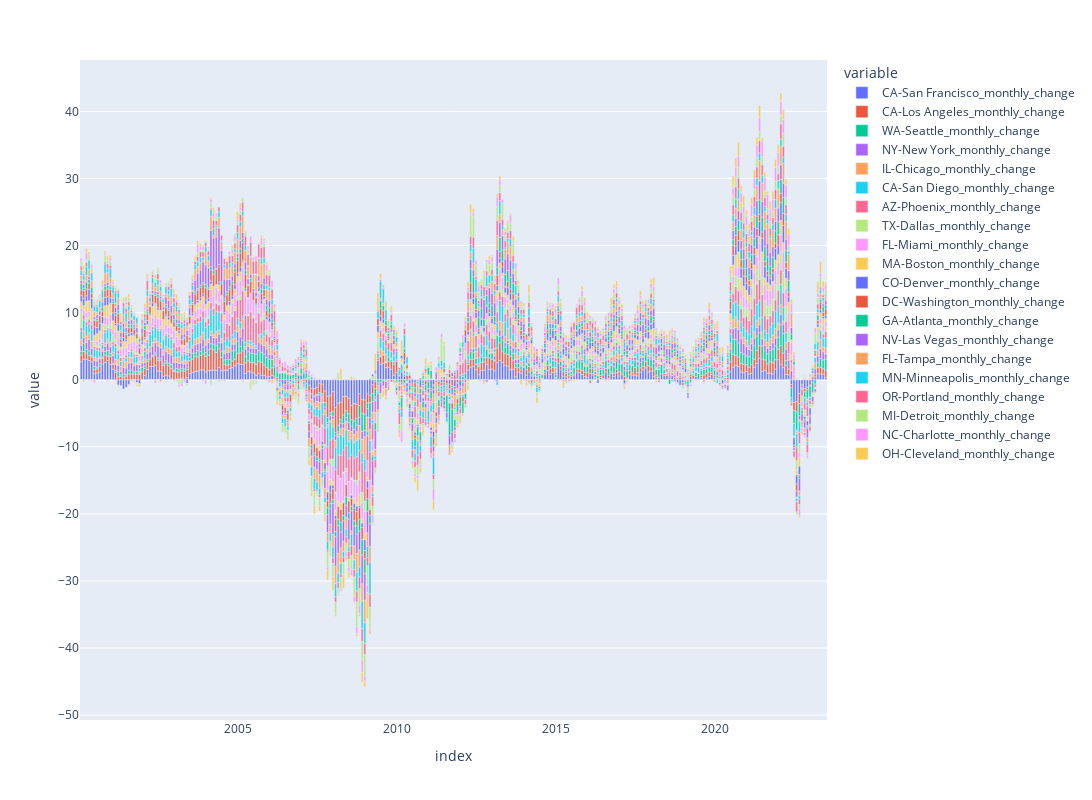

Notebook cell for this chart:
### Code cell
# Plotting an interactive bar chart showing monthly percent changes for all 20 cities included in the Case-Shiller index
fig = px.bar(Case_Shiller_by_state_monthly).update_layout(width=1600, height=800)
fig.show()

### Figure 1 — Plotly figure (JSON) as saved in the notebook; plotly's stock layout.template omitted (floating-point values rounded to 4 significant figures; data arrays with more than 128 entries replaced by an {"elided": "..."} marker saying what was removed)
{"data": [{"alignmentgroup": "True", "hovertemplate": "variable=CA-San Francisco_monthly_change<br>index=%{x}<br>value=%{y}<extra></extra>", "legendgroup": "CA-San Francisco_monthly_change", "marker": {"color": "#636efa", "pattern": {"shape": ""}}, "name": "CA-San Francisco_monthly_change", "offsetgroup": "CA-San Francisco_monthly_change", "orientation": "v", "showlegend": true, "textposition": "auto", "type": "bar", "x": {"elided": "282 str values"}, "xaxis": "x", "y": {"elided": "282 float values"}, "yaxis": "y"}, {"alignmentgroup": "True", "hovertemplate": "variable=CA-Los Angeles_monthly_change<br>index=%{x}<br>value=%{y}<extra></extra>", "legendgroup": "CA-Los Angeles_monthly_change", "marker": {"color": "#EF553B", "pattern": {"shape": ""}}, "name": "CA-Los Angeles_monthly_change", "offsetgroup": "CA-Los Angeles_monthly_change", "orientation": "v", "showlegend": true, "textposition": "auto", "type": "bar", "x": {"elided": "282 str values"}, "xaxis": "x", "y": {"elided": "282 float values"}, "yaxis": "y"}, {"alignmentgroup": "True", "hovertemplate": "variable=WA-Seattle_monthly_change<br>index=%{x}<br>value=%{y}<extra></extra>", "legendgroup": "WA-Seattle_monthly_change", "marker": {"color": "#00cc96", "pattern": {"shape": ""}}, "name": "WA-Seattle_monthly_change", "offsetgroup": "WA-Seattle_monthly_change", "orientation": "v", "showlegend": true, "textposition": "auto", "type": "bar", "x": {"elided": "282 str values"}, "xaxis": "x", "y": {"elided": "282 float values"}, "yaxis": "y"}, {"alignmentgroup": "True", "hovertemplate": "variable=NY-New York_monthly_change<br>index=%{x}<br>value=%{y}<extra></extra>", "legendgroup": "NY-New York_monthly_change", "marker": {"color": "#ab63fa", "pattern": {"shape": ""}}, "name": "NY-New York_monthly_change", "offsetgroup": "NY-New York_monthly_change", "orientation": "v", "showlegend": true, "textposition": "auto", "type": "bar", "x": {"elided": "282 str values"}, "xaxis": "x", "y": {"elided": "282 float values"}, "yaxis": "y"}, {"alignmentgroup": "True", "hovertemplate": "variable=IL-Chicago_monthly_change<br>index=%{x}<br>value=%{y}<extra></extra>", "legendgroup": "IL-Chicago_monthly_change", "marker": {"color": "#FFA15A", "pattern": {"shape": ""}}, "name": "IL-Chicago_monthly_change", "offsetgroup": "IL-Chicago_monthly_change", "orientation": "v", "showlegend": true, "textposition": "auto", "type": "bar", "x": {"elided": "282 str values"}, "xaxis": "x", "y": {"elided": "282 float values"}, "yaxis": "y"}, {"alignmentgroup": "True", "hovertemplate": "variable=CA-San Diego_monthly_change<br>index=%{x}<br>value=%{y}<extra></extra>", "legendgroup": "CA-San Diego_monthly_change", "marker": {"color": "#19d3f3", "pattern": {"shape": ""}}, "name": "CA-San Diego_monthly_change", "offsetgroup": "CA-San Diego_monthly_change", "orientation": "v", "showlegend": true, "textposition": "auto", "type": "bar", "x": {"elided": "282 str values"}, "xaxis": "x", "y": {"elided": "282 float values"}, "yaxis": "y"}, {"alignmentgroup": "True", "hovertemplate": "variable=AZ-Phoenix_monthly_change<br>index=%{x}<br>value=%{y}<extra></extra>", "legendgroup": "AZ-Phoenix_monthly_change", "marker": {"color": "#FF6692", "pattern": {"shape": ""}}, "name": "AZ-Phoenix_monthly_change", "offsetgroup": "AZ-Phoenix_monthly_change", "orientation": "v", "showlegend": true, "textposition": "auto", "type": "bar", "x": {"elided": "282 str values"}, "xaxis": "x", "y": {"elided": "282 float values"}, "yaxis": "y"}, {"alignmentgroup": "True", "hovertemplate": "variable=TX-Dallas_monthly_change<br>index=%{x}<br>value=%{y}<extra></extra>", "legendgroup": "TX-Dallas_monthly_change", "marker": {"color": "#B6E880", "pattern": {"shape": ""}}, "name": "TX-Dallas_monthly_change", "offsetgroup": "TX-Dallas_monthly_change", "orientation": "v", "showlegend": true, "textposition": "auto", "type": "bar", "x": {"elided": "282 str values"}, "xaxis": "x", "y": {"elided": "282 float values"}, "yaxis": "y"}, {"alignmentgroup": "True", "hovertemplate": "variable=FL-Miami_monthly_change<br>index=%{x}<br>value=%{y}<extra></extra>", "legendgroup": "FL-Miami_monthly_change", "marker": {"color": "#FF97FF", "pattern": {"shape": ""}}, "name": "FL-Miami_monthly_change", "offsetgroup": "FL-Miami_monthly_change", "orientation": "v", "showlegend": true, "textposition": "auto", "type": "bar", "x": {"elided": "282 str values"}, "xaxis": "x", "y": {"elided": "282 float values"}, "yaxis": "y"}, {"alignmentgroup": "True", "hovertemplate": "variable=MA-Boston_monthly_change<br>index=%{x}<br>value=%{y}<extra></extra>", "legendgroup": "MA-Boston_monthly_change", "marker": {"color": "#FECB52", "pattern": {"shape": ""}}, "name": "MA-Boston_monthly_change", "offsetgroup": "MA-Boston_monthly_change", "orientation": "v", "showlegend": true, "textposition": "auto", "type": "bar", "x": {"elided": "282 str values"}, "xaxis": "x", "y": {"elided": "282 float values"}, "yaxis": "y"}, {"alignmentgroup": "True", "hovertemplate": "variable=CO-Denver_monthly_change<br>index=%{x}<br>value=%{y}<extra></extra>", "legendgroup": "CO-Denver_monthly_change", "marker": {"color": "#636efa", "pattern": {"shape": ""}}, "name": "CO-Denver_monthly_change", "offsetgroup": "CO-Denver_monthly_change", "orientation": "v", "showlegend": true, "textposition": "auto", "type": "bar", "x": {"elided": "282 str values"}, "xaxis": "x", "y": {"elided": "282 float values"}, "yaxis": "y"}, {"alignmentgroup": "True", "hovertemplate": "variable=DC-Washington_monthly_change<br>index=%{x}<br>value=%{y}<extra></extra>", "legendgroup": "DC-Washington_monthly_change", "marker": {"color": "#EF553B", "pattern": {"shape": ""}}, "name": "DC-Washington_monthly_change", "offsetgroup": "DC-Washington_monthly_change", "orientation": "v", "showlegend": true, "textposition": "auto", "type": "bar", "x": {"elided": "282 str values"}, "xaxis": "x", "y": {"elided": "282 float values"}, "yaxis": "y"}, {"alignmentgroup": "True", "hovertemplate": "variable=GA-Atlanta_monthly_change<br>index=%{x}<br>value=%{y}<extra></extra>", "legendgroup": "GA-Atlanta_monthly_change", "marker": {"color": "#00cc96", "pattern": {"shape": ""}}, "name": "GA-Atlanta_monthly_change", "offsetgroup": "GA-Atlanta_monthly_change", "orientation": "v", "showlegend": true, "textposition": "auto", "type": "bar", "x": {"elided": "282 str values"}, "xaxis": "x", "y": {"elided": "282 float values"}, "yaxis": "y"}, {"alignmentgroup": "True", "hovertemplate": "variable=NV-Las Vegas_monthly_change<br>index=%{x}<br>value=%{y}<extra></extra>", "legendgroup": "NV-Las Vegas_monthly_change", "marker": {"color": "#ab63fa", "pattern": {"shape": ""}}, "name": "NV-Las Vegas_monthly_change", "offsetgroup": "NV-Las Vegas_monthly_change", "orientation": "v", "showlegend": true, "textposition": "auto", "type": "bar", "x": {"elided": "282 str values"}, "xaxis": "x", "y": {"elided": "282 float values"}, "yaxis": "y"}, {"alignmentgroup": "True", "hovertemplate": "variable=FL-Tampa_monthly_change<br>index=%{x}<br>value=%{y}<extra></extra>", "legendgroup": "FL-Tampa_monthly_change", "marker": {"color": "#FFA15A", "pattern": {"shape": ""}}, "name": "FL-Tampa_monthly_change", "offsetgroup": "FL-Tampa_monthly_change", "orientation": "v", "showlegend": true, "textposition": "auto", "type": "bar", "x": {"elided": "282 str values"}, "xaxis": "x", "y": {"elided": "282 float values"}, "yaxis": "y"}, {"alignmentgroup": "True", "hovertemplate": "variable=MN-Minneapolis_monthly_change<br>index=%{x}<br>value=%{y}<extra></extra>", "legendgroup": "MN-Minneapolis_monthly_change", "marker": {"color": "#19d3f3", "pattern": {"shape": ""}}, "name": "MN-Minneapolis_monthly_change", "offsetgroup": "MN-Minneapolis_monthly_change", "orientation": "v", "showlegend": true, "textposition": "auto", "type": "bar", "x": {"elided": "282 str values"}, "xaxis": "x", "y": {"elided": "282 float values"}, "yaxis": "y"}, {"alignmentgroup": "True", "hovertemplate": "variable=OR-Portland_monthly_change<br>index=%{x}<br>value=%{y}<extra></extra>", "legendgroup": "OR-Portland_monthly_change", "marker": {"color": "#FF6692", "pattern": {"shape": ""}}, "name": "OR-Portland_monthly_change", "offsetgroup": "OR-Portland_monthly_change", "orientation": "v", "showlegend": true, "textposition": "auto", "type": "bar", "x": {"elided": "282 str values"}, "xaxis": "x", "y": {"elided": "282 float values"}, "yaxis": "y"}, {"alignmentgroup": "True", "hovertemplate": "variable=MI-Detroit_monthly_change<br>index=%{x}<br>value=%{y}<extra></extra>", "legendgroup": "MI-Detroit_monthly_change", "marker": {"color": "#B6E880", "pattern": {"shape": ""}}, "name": "MI-Detroit_monthly_change", "offsetgroup": "MI-Detroit_monthly_change", "orientation": "v", "showlegend": true, "textposition": "auto", "type": "bar", "x": {"elided": "282 str values"}, "xaxis": "x", "y": {"elided": "282 float values"}, "yaxis": "y"}, {"alignmentgroup": "True", "hovertemplate": "variable=NC-Charlotte_monthly_change<br>index=%{x}<br>value=%{y}<extra></extra>", "legendgroup": "NC-Charlotte_monthly_change", "marker": {"color": "#FF97FF", "pattern": {"shape": ""}}, "name": "NC-Charlotte_monthly_change", "offsetgroup": "NC-Charlotte_monthly_change", "orientation": "v", "showlegend": true, "textposition": "auto", "type": "bar", "x": {"elided": "282 str values"}, "xaxis": "x", "y": {"elided": "282 float values"}, "yaxis": "y"}, {"alignmentgroup": "True", "hovertemplate": "variable=OH-Cleveland_monthly_change<br>index=%{x}<br>value=%{y}<extra></extra>", "legendgroup": "OH-Cleveland_monthly_change", "marker": {"color": "#FECB52", "pattern": {"shape": ""}}, "name": "OH-Cleveland_monthly_change", "offsetgroup": "OH-Cleveland_monthly_change", "orientation": "v", "showlegend": true, "textposition": "auto", "type": "bar", "x": {"elided": "282 str values"}, "xaxis": "x", "y": {"elided": "282 float values"}, "yaxis": "y"}], "layout": {"barmode": "relative", "height": 800, "legend": {"title": {"text": "variable"}, "tracegroupgap": 0}, "margin": {"t": 60}, "width": 1600, "xaxis": {"anchor": "y", "domain": [0, 1], "title": {"text": "index"}}, "yaxis": {"anchor": "x", "domain": [0, 1], "title": {"text": "value"}}}}
